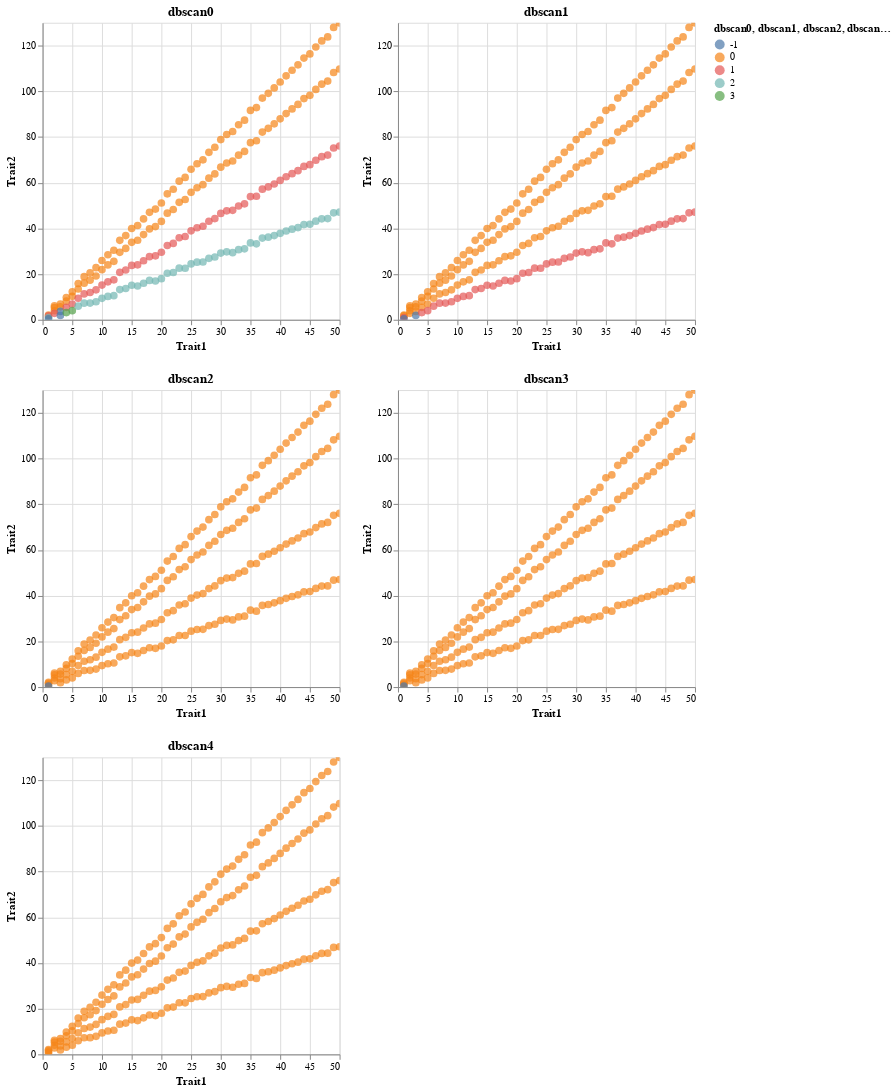

The notebook cell this image was saved under:
### Code cell
# Display charts
display(Markdown("# Plots with increaseing eps"))
(dbscan_charts[eps_labels[0]] | dbscan_charts[eps_labels[1]]) & (dbscan_charts[eps_labels[2]] | dbscan_charts[eps_labels[3]]) & dbscan_charts[eps_labels[4]]

### Figure 1 — Vega-Lite specification as saved in the notebook (floating-point values rounded to 4 significant figures; data arrays with more than 128 entries replaced by an {"elided": "..."} marker saying what was removed)
{"config": {"view": {"continuousWidth": 300, "continuousHeight": 300}}, "vconcat": [{"hconcat": [{"mark": {"type": "circle", "size": 60}, "encoding": {"color": {"field": "dbscan0", "type": "nominal"}, "tooltip": [{"field": "dbscan0", "type": "quantitative"}, {"field": "dbscan1", "type": "quantitative"}, {"field": "dbscan2", "type": "quantitative"}, {"field": "dbscan3", "type": "quantitative"}, {"field": "dbscan4", "type": "quantitative"}, {"field": "dbscan5", "type": "quantitative"}], "x": {"field": "Trait1", "type": "quantitative"}, "y": {"field": "Trait2", "type": "quantitative"}}, "name": "view_1", "title": "dbscan0"}, {"mark": {"type": "circle", "size": 60}, "encoding": {"color": {"field": "dbscan1", "type": "nominal"}, "tooltip": [{"field": "dbscan0", "type": "quantitative"}, {"field": "dbscan1", "type": "quantitative"}, {"field": "dbscan2", "type": "quantitative"}, {"field": "dbscan3", "type": "quantitative"}, {"field": "dbscan4", "type": "quantitative"}, {"field": "dbscan5", "type": "quantitative"}], "x": {"field": "Trait1", "type": "quantitative"}, "y": {"field": "Trait2", "type": "quantitative"}}, "name": "view_2", "title": "dbscan1"}]}, {"hconcat": [{"mark": {"type": "circle", "size": 60}, "encoding": {"color": {"field": "dbscan2", "type": "nominal"}, "tooltip": [{"field": "dbscan0", "type": "quantitative"}, {"field": "dbscan1", "type": "quantitative"}, {"field": "dbscan2", "type": "quantitative"}, {"field": "dbscan3", "type": "quantitative"}, {"field": "dbscan4", "type": "quantitative"}, {"field": "dbscan5", "type": "quantitative"}], "x": {"field": "Trait1", "type": "quantitative"}, "y": {"field": "Trait2", "type": "quantitative"}}, "name": "view_3", "title": "dbscan2"}, {"mark": {"type": "circle", "size": 60}, "encoding": {"color": {"field": "dbscan3", "type": "nominal"}, "tooltip": [{"field": "dbscan0", "type": "quantitative"}, {"field": "dbscan1", "type": "quantitative"}, {"field": "dbscan2", "type": "quantitative"}, {"field": "dbscan3", "type": "quantitative"}, {"field": "dbscan4", "type": "quantitative"}, {"field": "dbscan5", "type": "quantitative"}], "x": {"field": "Trait1", "type": "quantitative"}, "y": {"field": "Trait2", "type": "quantitative"}}, "name": "view_4", "title": "dbscan3"}]}, {"mark": {"type": "circle", "size": 60}, "encoding": {"color": {"field": "dbscan4", "type": "nominal"}, "tooltip": [{"field": "dbscan0", "type": "quantitative"}, {"field": "dbscan1", "type": "quantitative"}, {"field": "dbscan2", "type": "quantitative"}, {"field": "dbscan3", "type": "quantitative"}, {"field": "dbscan4", "type": "quantitative"}, {"field": "dbscan5", "type": "quantitative"}], "x": {"field": "Trait1", "type": "quantitative"}, "y": {"field": "Trait2", "type": "quantitative"}}, "name": "view_5", "title": "dbscan4"}], "data": {"name": "data-344b609e317041254f270d3043dcbfe3"}, "params": [{"name": "param_1", "select": {"type": "interval", "encodings": ["x", "y"]}, "bind": "scales", "views": ["view_1"]}, {"name": "param_2", "select": {"type": "interval", "encodings": ["x", "y"]}, "bind": "scales", "views": ["view_2"]}, {"name": "param_3", "select": {"type": "interval", "encodings": ["x", "y"]}, "bind": "scales", "views": ["view_3"]}, {"name": "param_4", "select": {"type": "interval", "encodings": ["x", "y"]}, "bind": "scales", "views": ["view_4"]}, {"name": "param_5", "select": {"type": "interval", "encodings": ["x", "y"]}, "bind": "scales", "views": ["view_5"]}], "$schema": "https://vega.github.io/schema/vega-lite/v5.16.3.json", "datasets": {"data-344b609e317041254f270d3043dcbfe3": {"elided": "200 records"}}}
